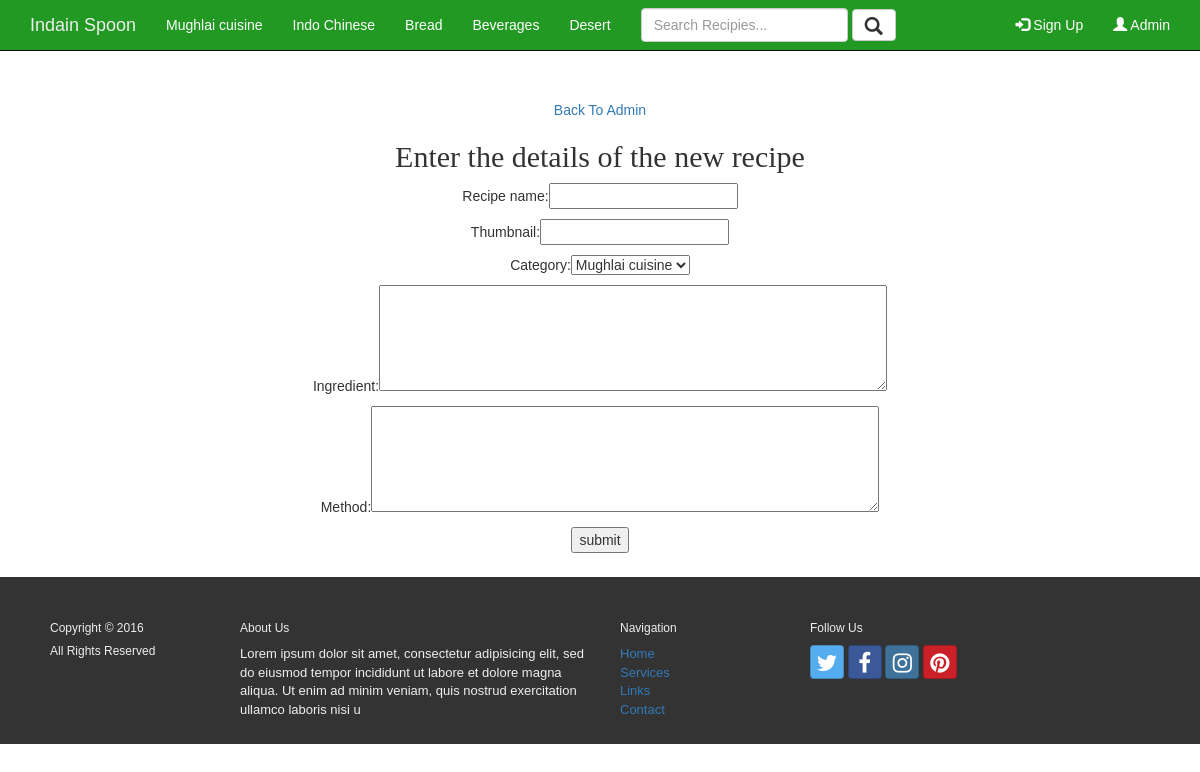
The app's page /index.php?page=addrecipe (signed in) with its own data.
### tables this page shows
CREATE TABLE IF NOT EXISTS `category` (
  `categoryID` int(2) NOT NULL,
  `name` varchar(30) NOT NULL
);

### nav.php (called while the page is built)
<?php
include 'connect.php';
$query="select * from category";
$result=mysqli_query($connection,$query) or die ("error querying".mysqli_error());
?>

### addrecipe.php (the view, shortened to what this page needs)
<?php
$query="select * from category";
$result=mysqli_query($connection,$query) or die("error");
?>
<div class="form1">
<p><a href="index.php?page=admin">Back To Admin</a></p>
<h2>Enter the details of the new recipe</h2>
<form method="post" action="index.php?page=confirmaddrecipe" enctype="multipart/form-data">
<p>Recipe  name:<input type="text" name="name"></p>
<p>Thumbnail:<input type="text" name="thumbnail"></p>
<p>Category:<select name="categoryID">
<?php
foreach($result as $stock)
{
	?>
	<option value="<?php echo $stock['categoryID']?> "><?php echo $stock['name']?></option>
	<?php
}
?>
</select>
</p>
<p>Ingredient:<textarea name="ingredient" cols=60 rows=5>
</textarea>
</p>
<p>Method:<textarea name="method" cols=60 rows=5>
</textarea>
</p>
<input type="submit" name="submit" value="submit">
</form>
</div>

### header.php (shortened to what this page needs)
<?php include 'nav.php'; ?>
 <div class="navbar navbar-inverse navbar-fixed-top navbar-custom">
       <div class="container">
           <div class="navbar-header">
              <a class="navbar-brand" href="index.php">Indain Spoon</a>
              </div>
              <div class="collapse navbar-collapse" id="myNavbar">
             <ul class="nav navbar-nav">
             <?php
                       foreach($result as $key)
                        echo "<li><a href='index.php?page=category&categoryID=".$key['categoryID']."'>".$key['name']."</a></li>";
             ?>
             </ul>
                     <form class="navbar-form pull-left responsive" method="post" action="index.php?page=search">
              <input type="text" class="form-control" placeholder="Search Recipies..." id="searchInput" name="search">
              <button type="submit" class="btn btn-default">
              <span class="glyphicon glyphicon-search" style="font-size:1.3em;"></span></button>
            </form>
            <ul class="nav navbar-nav navbar-right">
      <li><a href="#"><span class="glyphicon glyphicon-log-in"></span> Sign Up</a></li>
      <li><a href="index.php?page=admin"><span class="glyphicon glyphicon-user"></span> Admin </a></li>
    </ul>
           </div>
       </div>
   </div>

### style.css (style rules this page uses)
.navbar-custom { background-color:#229922; color:#ffffff; }
.navbar-custom .navbar-nav > li > a { color:#fff; }
.navbar-custom .navbar-brand { color:#eeeeee; }
body { background:url(back1.jpg); -webkit-font-smoothing: antialiased; text-rendering: optimizelegibility; font-family:Arial, Helvetica, sans-serif; }
.form1 { margin-top: 100px; text-align: center; min-height: 383px; }
h2 { font-family:"sans-serif"; }

### records on screen
category: name "Mughlai cuisine"
category: name "Indo Chinese"
category: name "Bread"
category: name "Beverages"
category: name "Desert"

### other values on screen
form field categoryID "Mughlai cuisine"
